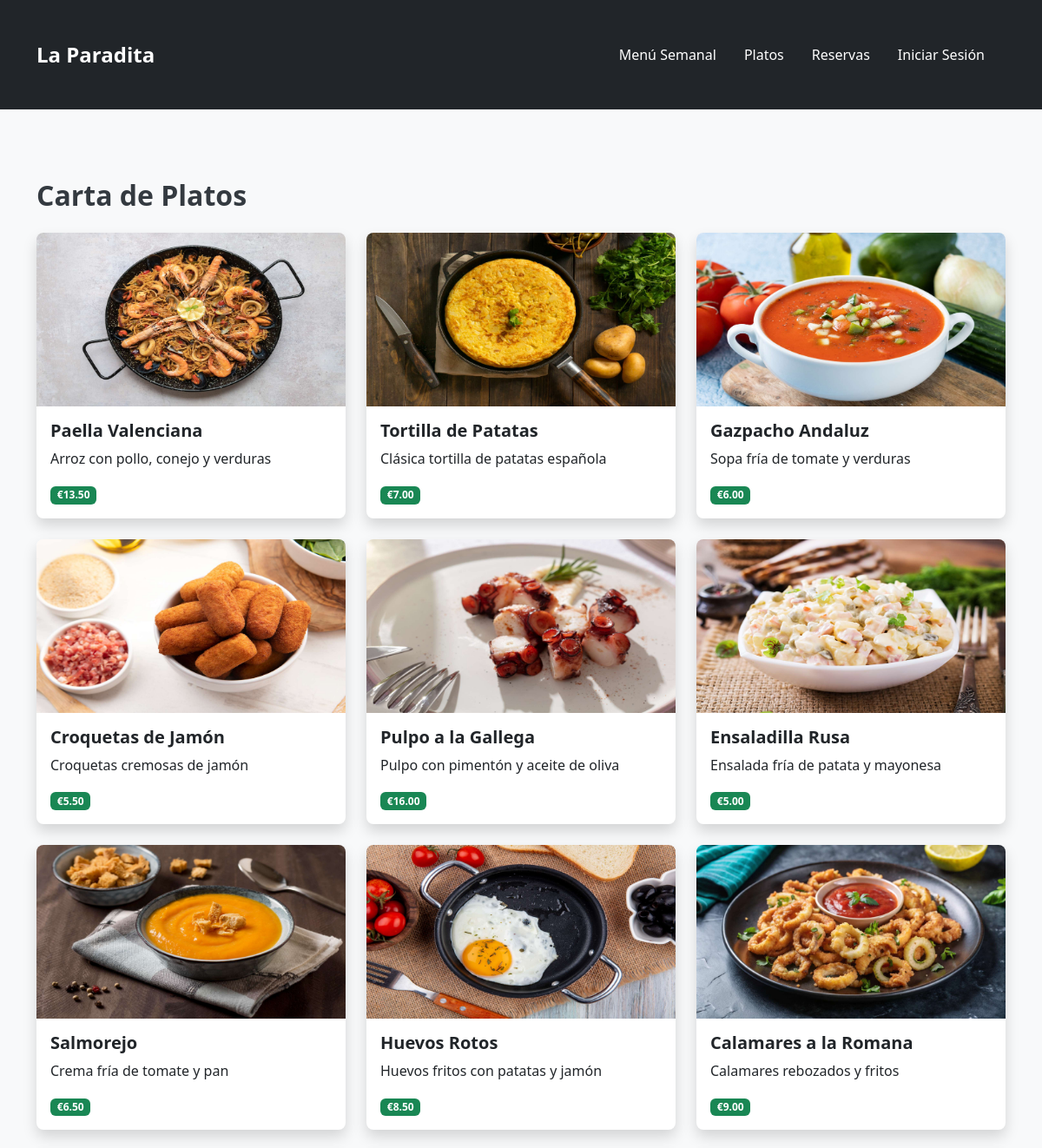
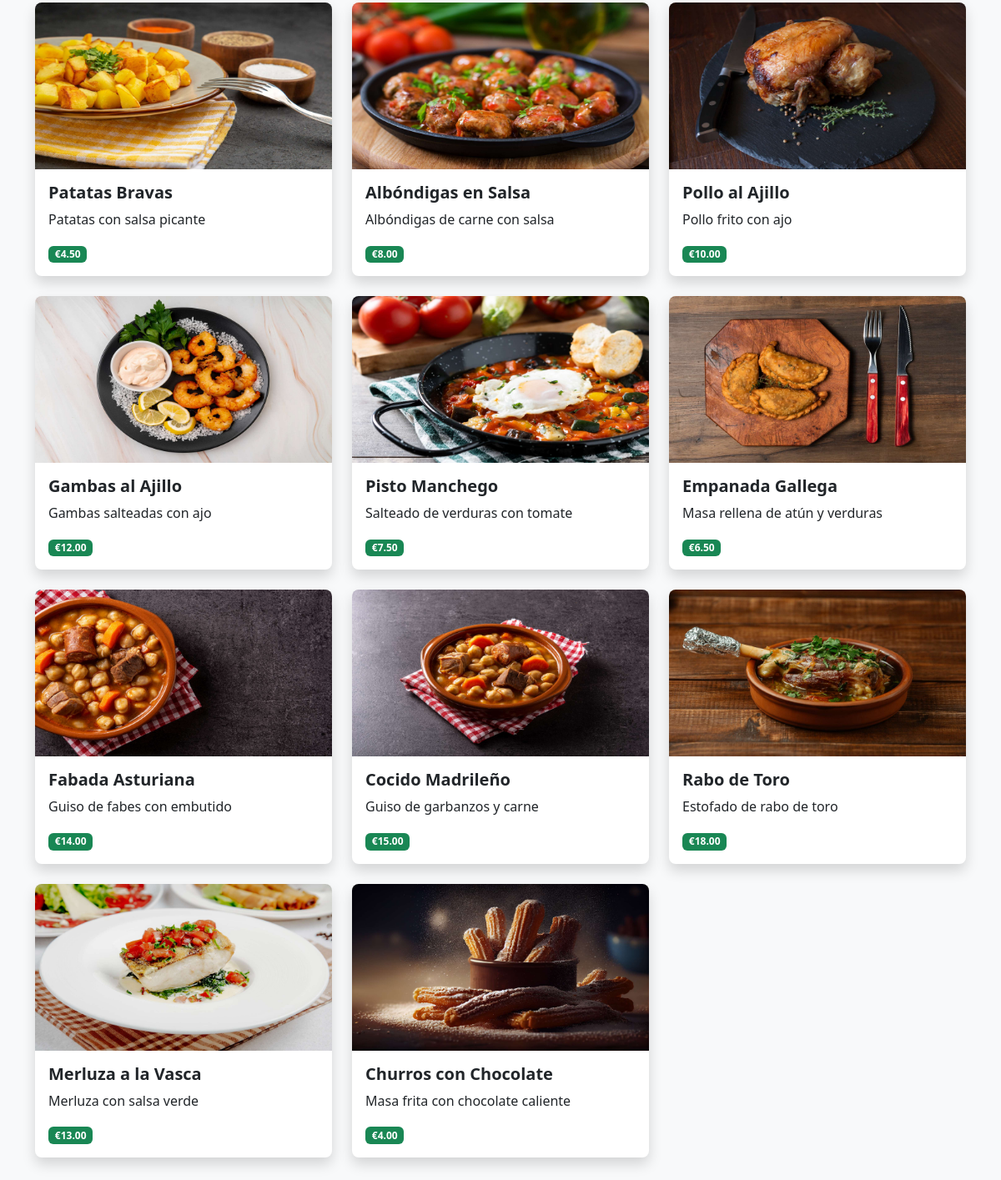
The page /platos.php on the database its author committed (2 pictures, top to bottom).
### tables this page shows
CREATE TABLE platos (
    id          INTEGER PRIMARY KEY AUTOINCREMENT,
    nombre      TEXT,
    descripcion TEXT,
    precio      REAL,
    imagen_url  TEXT
);

### platos.php (the view, shortened to what this page needs)
<?php
include 'db.php'; $db = getDB(); ?>
<!DOCTYPE html>
<html lang="es">
<head>
    <link href="https://cdn.jsdelivr.net/npm/bootstrap@5.3.2/dist/css/bootstrap.min.css" rel="stylesheet">
    <link rel="stylesheet" href="css/style.css">
</head>
<body>
<?php include 'navbar.php'; ?>
<div class="container mt-5">
    <h2 class="mb-4">Carta de Platos</h2>
    <div class="row">
    <?php
    $stmt = $db->query("SELECT * FROM platos");
    foreach($stmt as $plato) {
        echo '
        <div class="col-md-4 mb-4">
            <div class="card shadow h-100">
                <img src="'.$plato['imagen_url'].'" class="card-img-top" alt="'.$plato['nombre'].'">
                <div class="card-body">
                    <h5 class="card-title">'.$plato['nombre'].'</h5>
                    <p class="card-text">'.$plato['descripcion'].'</p>
                    <span class="badge bg-success">€'.number_format($plato['precio'], 2).'</span>
                </div>
            </div>
        </div>
        ';
    }
    ?>
    </div>
</div>
</body>
</html>

### navbar.php (shortened to what this page needs)
<nav class="navbar navbar-expand-lg navbar-dark bg-dark">
    <div class="container">
        <a class="navbar-brand" href="index.php">La Paradita</a>
        <div class="collapse navbar-collapse" id="navbarNav">
            <ul class="navbar-nav ms-auto">
                <li class="nav-item"><a class="nav-link" href="menu.php">Menú Semanal</a></li>
                <li class="nav-item"><a class="nav-link" href="platos.php">Platos</a></li>
                <li class="nav-item"><a class="nav-link" href="reserva.php">Reservas</a></li>
        <?php if (isset($_SESSION['username'])): ?>
            <li class="nav-item"><a class="nav-link" href="logout.php">Cerrar Sesión</a></li>
        <?php else: ?>
            <li class="nav-item"><a class="nav-link" href="login.php">Iniciar Sesión</a></li>
        <?php endif; ?>
            </ul>
        </div>
    </div>
</nav>

### css/style.css (style rules this page uses)
body { background-color: #f8f9fa; font-family: 'Segoe UI', Tahoma, Geneva, Verdana, sans-serif; color: #343a40; margin: 0; padding: 0; }
.navbar { background-color: #343a40; }
.navbar-brand { font-weight: bold; font-size: 1.5rem; }
.nav-link { color: #ffffff !important; margin-right: 1rem; transition: color 0.3s; }
h1, h2, h3, h4, h5, h6 { font-weight: 700; margin-bottom: 1rem; }
.card { border: none; border-radius: 0.5rem; box-shadow: 0 4px 6px rgba(0, 0, 0, 0.1); transition: transform 0.3s; }
.card-img-top { height: 200px; object-fit: cover; border-top-left-radius: 0.5rem; border-top-right-radius: 0.5rem; }
.container { padding-top: 2rem; padding-bottom: 2rem; }
.card-img-top { height: 200px; object-fit: cover; }

### rows shown on the page
platos: imagen_url (picture), nombre "Paella Valenciana", descripcion "Arroz con pollo, conejo y verduras", precio "13.50"
platos: imagen_url (picture), nombre "Tortilla de Patatas", descripcion "Clásica tortilla de patatas española", precio "7.00"
platos: imagen_url (picture), nombre "Gazpacho Andaluz", descripcion "Sopa fría de tomate y verduras", precio "6.00"
platos: imagen_url (picture), nombre "Croquetas de Jamón", descripcion "Croquetas cremosas de jamón", precio "5.50"
platos: imagen_url (picture), nombre "Pulpo a la Gallega", descripcion "Pulpo con pimentón y aceite de oliva", precio "16.00"
platos: imagen_url (picture), nombre "Ensaladilla Rusa", descripcion "Ensalada fría de patata y mayonesa", precio "5.00"
platos: imagen_url (picture), nombre "Salmorejo", descripcion "Crema fría de tomate y pan", precio "6.50"
platos: imagen_url (picture), nombre "Huevos Rotos", descripcion "Huevos fritos con patatas y jamón", precio "8.50"
platos: imagen_url (picture), nombre "Calamares a la Romana", descripcion "Calamares rebozados y fritos", precio "9.00"
platos: imagen_url (picture), nombre "Patatas Bravas", descripcion "Patatas con salsa picante", precio "4.50"
platos: imagen_url (picture), nombre "Albóndigas en Salsa", descripcion "Albóndigas de carne con salsa", precio "8.00"
platos: imagen_url (picture), nombre "Pollo al Ajillo", descripcion "Pollo frito con ajo", precio "10.00"
platos: imagen_url (picture), nombre "Gambas al Ajillo", descripcion "Gambas salteadas con ajo", precio "12.00"
platos: imagen_url (picture), nombre "Pisto Manchego", descripcion "Salteado de verduras con tomate", precio "7.50"
platos: imagen_url (picture), nombre "Empanada Gallega", descripcion "Masa rellena de atún y verduras", precio "6.50"
platos: imagen_url (picture), nombre "Fabada Asturiana", descripcion "Guiso de fabes con embutido", precio "14.00"
platos: imagen_url (picture), nombre "Cocido Madrileño", descripcion "Guiso de garbanzos y carne", precio "15.00"
platos: imagen_url (picture), nombre "Rabo de Toro", descripcion "Estofado de rabo de toro", precio "18.00"
platos: imagen_url (picture), nombre "Merluza a la Vasca", descripcion "Merluza con salsa verde", precio "13.00"
platos: imagen_url (picture), nombre "Churros con Chocolate", descripcion "Masa frita con chocolate caliente", precio "4.00"
